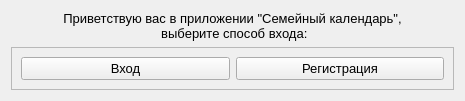
<?xml version="1.0" encoding="UTF-8"?>
<ui version="4.0">
 <class>Form</class>
 <widget class="QWidget" name="Form">
  <property name="geometry">
   <rect>
    <x>0</x>
    <y>0</y>
    <width>465</width>
    <height>100</height>
   </rect>
  </property>
  <property name="font">
   <font>
    <pointsize>10</pointsize>
   </font>
  </property>
  <property name="windowTitle">
   <string>Form</string>
  </property>
  <layout class="QVBoxLayout" name="verticalLayout">
   <item>
    <widget class="QLabel" name="label">
     <property name="text">
      <string>Приветствую вас в приложении &quot;Семейный календарь&quot;,
 выберите способ входа:</string>
     </property>
     <property name="alignment">
      <set>Qt::AlignCenter</set>
     </property>
    </widget>
   </item>
   <item>
    <widget class="QFrame" name="frame">
     <property name="frameShape">
      <enum>QFrame::StyledPanel</enum>
     </property>
     <property name="frameShadow">
      <enum>QFrame::Raised</enum>
     </property>
     <layout class="QHBoxLayout" name="horizontalLayout">
      <item>
       <widget class="QPushButton" name="pb_enter">
        <property name="text">
         <string>Вход</string>
        </property>
       </widget>
      </item>
      <item>
       <widget class="QPushButton" name="pb_registration">
        <property name="text">
         <string>Регистрация</string>
        </property>
       </widget>
      </item>
     </layout>
    </widget>
   </item>
  </layout>
 </widget>
 <resources/>
 <connections/>
</ui>
